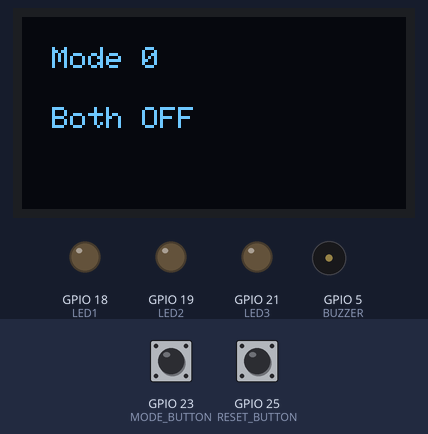
A sketch run on a simulated ESP32. Shown: 128×64 one-colour display, output pins drawn as LEDs (lit = HIGH), buzzer (waves = sounding). Dashed ring = blinking. The inputs (shaded band) are chosen by the test bench; at power-on: GPIO 23 (MODE_BUTTON) HIGH, GPIO 25 (RESET_BUTTON) HIGH.

Above: at 1.2 s.
1.3 s: GPIO 23 (MODE_BUTTON) pulled LOW for 0.15 s
At 1.98 s:
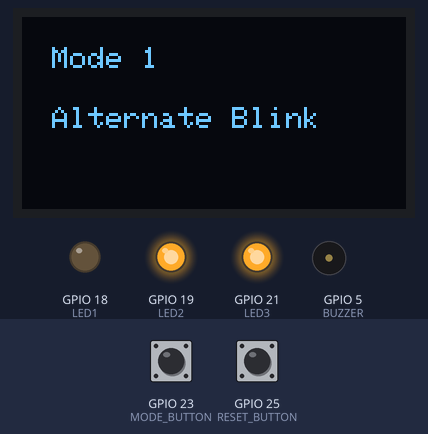
2.0 s: GPIO 25 (RESET_BUTTON) pulled LOW for 0.15 s
At 2.25 s:
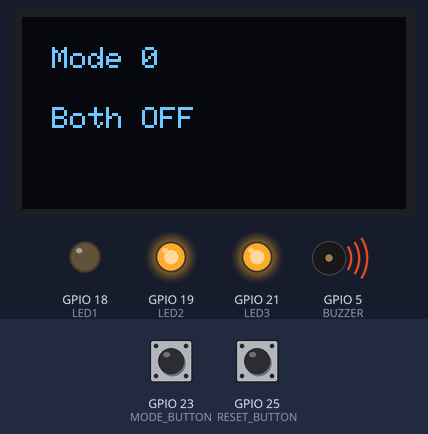
3.8 s: GPIO 25 (RESET_BUTTON) pulled LOW for 1 s
At 3.91 s:
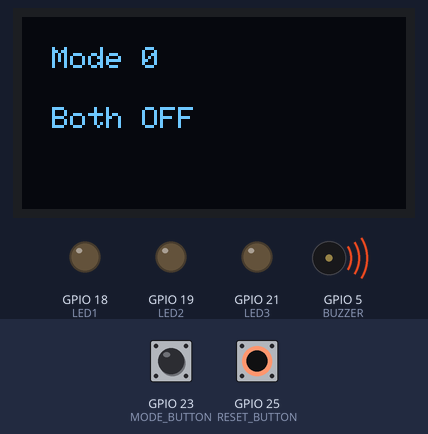
6.3 s: GPIO 23 (MODE_BUTTON) pulled LOW for 1 s
At 6.67 s:
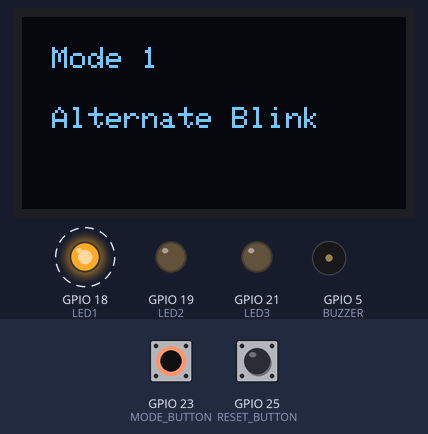
7.9 s: GPIO 23 (MODE_BUTTON) pulled LOW for 3.2 s
At 9.0 s:
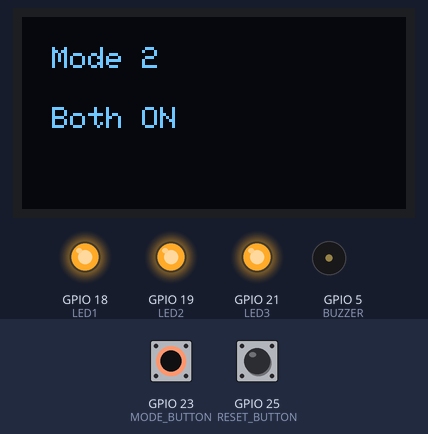
12.6 s: GPIO 23 (MODE_BUTTON) pulled LOW for 0.15 s
At 12.85 s:
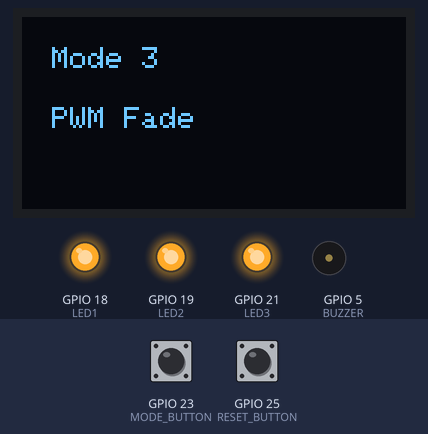
Timing chart, 0 to 14.3 s (numbered marks = the images above; inputs shaded):
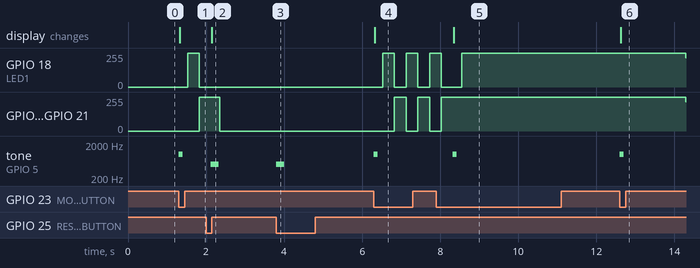

The sketch:

TaskA.ino
```cpp
// Name: Laiba Fatima
// Reg# 23-ntu-cs-1257
// Question3_TaskA(Assignment1)
// Subject: Embedded IOT Systems

#include <Arduino.h>           // Basic Arduino functions
#include <Wire.h>              // For I2C communication with OLED
#include <Adafruit_GFX.h>      // Graphics library for OLED
#include <Adafruit_SSD1306.h>  // OLED driver library

// OLED setup
#define SCREEN_WIDTH 128       // OLED width in pixels
#define SCREEN_HEIGHT 64       // OLED height in pixels
Adafruit_SSD1306 display(SCREEN_WIDTH, SCREEN_HEIGHT, &Wire, -1); // Create OLED object

// Pin mapping
#define OLED_SDA 14            // OLED SDA pin
#define OLED_SCL 22            // OLED SCL pin
#define LED1 18                // LED1 pin
#define LED2 19                // LED2 pin
#define LED3 21                // LED3 pin
#define MODE_BUTTON 23         // Button to change mode
#define RESET_BUTTON 25        // Button to reset mode
#define BUZZER 5               // Buzzer pin

// Variables
int mode = 0;                  // 0=OFF, 1=Alternate Blink, 2=Both ON, 3=PWM Fade
int lastModeBtn = HIGH;        // Stores previous state of MODE button
int lastResetBtn = HIGH;       // Stores previous state of RESET button

// Function to show current mode on OLED
void showMode() {
  display.clearDisplay();      // Clear previous text
  display.setTextSize(1);      // Set text size
  display.setTextColor(SSD1306_WHITE); // White color text
  display.setCursor(10, 10);   // Set cursor position
  display.print("Mode ");       // Print "Mode "
  display.print(mode);          // Print current mode number
  display.setCursor(10, 30);   // Move to next line

  // Show mode description
  switch (mode) {
    case 0: display.print("Both OFF"); break;
    case 1: display.print("Alternate Blink"); break;
    case 2: display.print("Both ON"); break;
    case 3: display.print("PWM Fade"); break;
  }
  display.display();            // Update OLED screen
}

void setup() {
  // Set pins mode
  pinMode(LED1, OUTPUT);
  pinMode(LED2, OUTPUT);
  pinMode(LED3, OUTPUT);
  pinMode(MODE_BUTTON, INPUT_PULLUP); // Button with internal pull-up
  pinMode(RESET_BUTTON, INPUT_PULLUP);
  pinMode(BUZZER, OUTPUT);

  // Initialize OLED
  Wire.begin(OLED_SDA, OLED_SCL); // Start I2C for OLED
  if(!display.begin(SSD1306_SWITCHCAPVCC, 0x3C)) {
    Serial.println("SSD1306 allocation failed"); // Stop if OLED not working
    for(;;);
  }

  showMode(); // Show initial mode on OLED
}

void loop() {
  int modeBtn = digitalRead(MODE_BUTTON);   // Read MODE button
  int resetBtn = digitalRead(RESET_BUTTON); // Read RESET button

  // MODE button pressed (short press)
  if (modeBtn == LOW && lastModeBtn == HIGH) {
    mode++;                     // Go to next mode
    if (mode > 3) mode = 0;     // Wrap around after mode 3
    tone(BUZZER, 1000, 100);    // Beep buzzer shortly
    showMode();                 // Update OLED
    delay(200);                 // Debounce delay
  }
  lastModeBtn = modeBtn;        // Save current button state

  // RESET button pressed
  if (resetBtn == LOW && lastResetBtn == HIGH) {
    mode = 0;                   // Reset mode to 0
    tone(BUZZER, 500, 200);     // Beep buzzer
    showMode();                 // Update OLED
    delay(200);                 // Debounce delay
  }
  lastResetBtn = resetBtn;      // Save current button state

  // Behaviour for each mode
  switch (mode) {
    case 0: // All LEDs OFF
      digitalWrite(LED1, LOW);
      digitalWrite(LED2, LOW);
      digitalWrite(LED3, LOW);
      break;

    case 1: // Alternate blink
      digitalWrite(LED1, HIGH); // LED1 ON
      digitalWrite(LED2, LOW);  // LED2 OFF
      digitalWrite(LED3, LOW);  // LED3 OFF
      delay(300);               // Wait 0.3 sec
      digitalWrite(LED1, LOW);  // LED1 OFF
      digitalWrite(LED2, HIGH); // LED2 ON
      digitalWrite(LED3, HIGH); // LED3 ON
      delay(300);
      break;

    case 2: // Both ON
      digitalWrite(LED1, HIGH);
      digitalWrite(LED2, HIGH);
      digitalWrite(LED3, HIGH);
      break;

    case 3: // PWM Fade for all LEDs
      for (int i = 0; i <= 255; i++) {     // Increase brightness
        analogWrite(LED1, i);
        analogWrite(LED2, i);
        analogWrite(LED3, i);
        delay(5);
      }
      for (int i = 255; i >= 0; i--) {     // Decrease brightness
        analogWrite(LED1, i);
        analogWrite(LED2, i);
        analogWrite(LED3, i);
        delay(5);
      }
      break;
  }
}
```

Measured:
- after the input at 1.3 s, GPIO 18 (LED1): 0/255 → 255/255 after 0.23 s, → 0/255 0.30 s later; GPIO 19 (LED2), GPIO 21 (LED3): 0/255 → 255/255 after 0.53 s; tone on GPIO 5 (BUZZER): silent → 1000 Hz at once, → silent 0.10 s later; the display: changes at once (image 1)
- after the input at 2.0 s, GPIO 18 (LED1): stops changing and stays 0/255; tone on GPIO 5 (BUZZER): silent → 500 Hz after 0.13 s, → silent 0.20 s later; the display: changes after 0.15 s (image 2)
- after the input at 3.8 s, tone on GPIO 5 (BUZZER): silent → 500 Hz at once, → silent 0.20 s later
- after the input at 6.3 s, GPIO 18 (LED1): alternates 255/255 for 0.30 s and 0/255 for 0.30 s, starting after 0.23 s; GPIO 19 (LED2), GPIO 21 (LED3): alternates 255/255 for 0.30 s and 0/255 for 0.30 s, starting after 0.53 s; tone on GPIO 5 (BUZZER): silent → 1000 Hz at once, → silent 0.10 s later; the display: changes at once (image 4)
- after the input at 7.9 s, GPIO 19 (LED2), GPIO 21 (LED3): goes on until 8.0 s, then stays 255/255; tone on GPIO 5 (BUZZER): silent → 1000 Hz after 0.43 s, → silent 0.10 s later; the display: changes after 0.45 s (image 5)
- after the input at 12.6 s, GPIO 18 (LED1), GPIO 19 (LED2), GPIO 21 (LED3): 255/255 → 218/255 after 1.7 s; tone on GPIO 5 (BUZZER): silent → 1000 Hz at once, → silent 0.10 s later; the display: changes at once (image 6)
